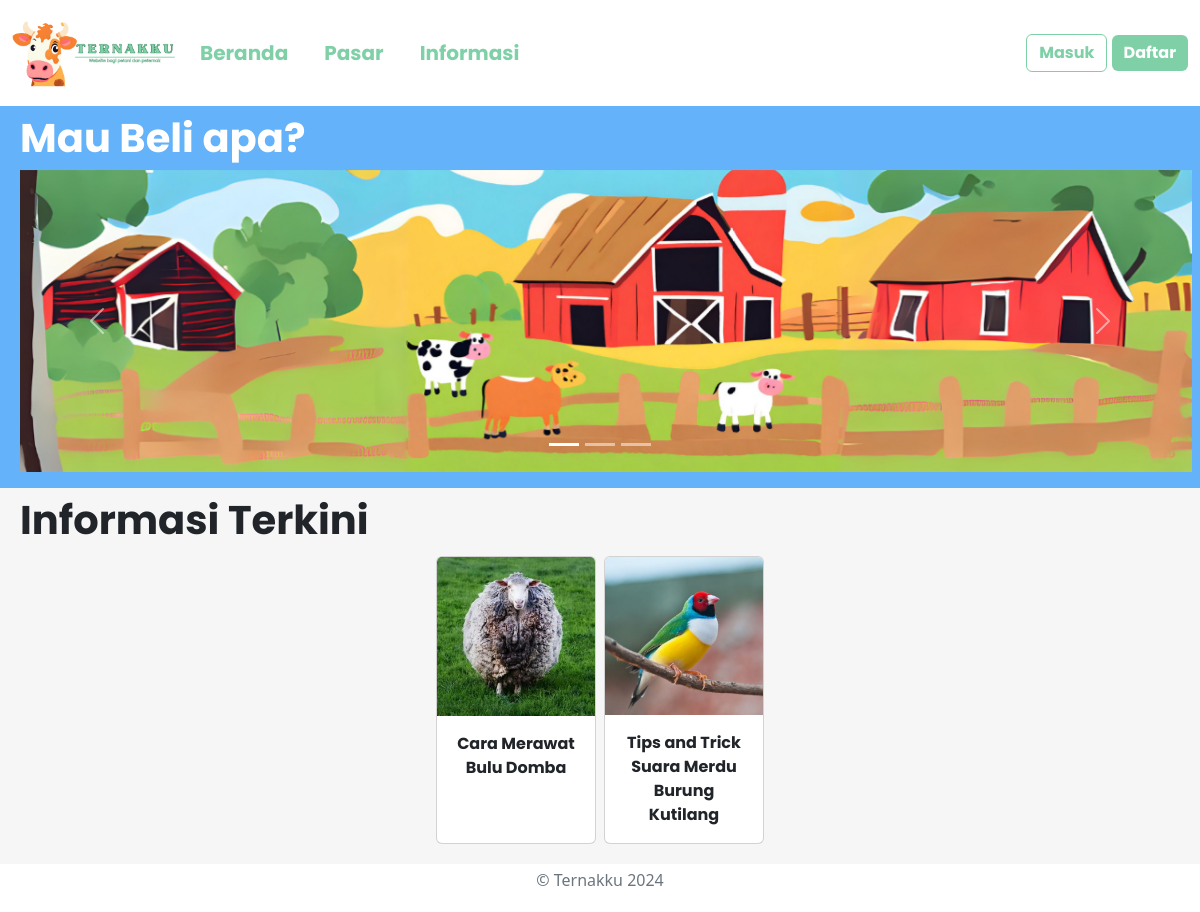
The page / on the database its author committed.
### tables this page shows
CREATE TABLE `tb_info` (
  `id` int(11) NOT NULL,
  `user` varchar(255) NOT NULL,
  `judul` varchar(255) NOT NULL,
  `deskripsi` text NOT NULL,
  `foto` varchar(255) NOT NULL
);

### index.php (the view, shortened to what this page needs)
<?php
$connect = koneksi();
?>
<!doctype html>
<html lang="en">
<head>
    <link href="https://cdn.jsdelivr.net/npm/bootstrap@5.2.3/dist/css/bootstrap.min.css" rel="stylesheet">
    <link rel="stylesheet" href="Assets/CSS/main.css">
</head>
<body>
    <nav class="navbar navbar-expand-lg">
        <div class="container-fluid">
            <a class="navbar-brand d-none d-md-none d-lg-block" href="#">
                <img src="Assets/Photos/logo_navbar.png" class="img-fluid" alt="Ternakku" width="164">
            </a>
            <div class="collapse navbar-collapse" id="navbarSupportedContent">
                <ul class="navbar-nav me-auto mb-2 mb-lg-0">
                    <li class="nav-item">
                        <a class="nav-link" aria-current="page" href="#">Beranda</a>
                    </li>
                    <li class="nav-item">
                        <a class="nav-link" href="#" onclick="return cekLogin()">Pasar</a>
                    </li>
                    <li class="nav-item">
                        <a class="nav-link" href="#" onclick="return cekLogin()">Informasi</a>
                    </li>
                </ul>
                <form class="d-flex justify-content-end">
                    <div id="btn-navbar">
                        <button class="btn btn-outline-primary" type="button" style="border-color: #7FD0A7; color: #7FD0A7; font-family: POPPINBOLD;" data-bs-toggle="modal" data-bs-target="#modalMasuk">Masuk</button>
                        <button class="btn btn-primary" type="button" style="background-color: #7FD0A7;font-family: POPPINBOLD; border: none;" data-bs-toggle="modal" data-bs-target="#modalDaftar">Daftar</button>
                    </div>
                </form>
            </div>
        </div>
    </nav>
    <div class="container-xxl p-2 pb-3 custom-bg" style="background-color: #64B2FA; color: white;">
        <div class="container-fluid">
            <h1>Mau Beli apa?</h1>
        </div>
        <div id="carouselExampleIndicators" class="carousel slide" data-bs-ride="true">
            <div class="carousel-indicators">
                <button type="button" data-bs-target="#carouselExampleIndicators" data-bs-slide-to="0" class="active" aria-current="true" aria-label="Slide 1"></button>
                <button type="button" data-bs-target="#carouselExampleIndicators" data-bs-slide-to="1" aria-label="Slide 2"></button>
                <button type="button" data-bs-target="#carouselExampleIndicators" data-bs-slide-to="2" aria-label="Slide 3"></button>
            </div>
            <div class="carousel-inner">
                <div class="container-fluid text-center">
                    <div class="carousel-item active" data-bs-interval="1000">
                        <img src="Assets/Photos/1.png" class="d-block vw-100">
                    </div>
                </div>
                <button class="carousel-control-prev" type="button" data-bs-target="#carouselExampleIndicators" data-bs-slide="prev">
                    <span class="carousel-control-prev-icon" aria-hidden="true"></span>
                </button>
                <button class="carousel-control-next" type="button" data-bs-target="#carouselExampleIndicators" data-bs-slide="next">
                    <span class="carousel-control-next-icon" aria-hidden="true"></span>
                </button>
            </div>
        </div>
    </div>
    <div class="container-fluid p-2 pb-3" style="background-color: #F6F6F6;">
        <div class="container-fluid">
            <h1>Informasi Terkini</h1>
        </div>
        <div class="container-fluid justify-content-center">
            <div class="row row-cols-2 row-cols-md-3 justify-content-center">
                <?php
                $query = "SELECT * FROM tb_info LIMIT 6";
                $result = mysqli_query($connect, $query);
                if (mysqli_num_rows($result) > 0) {
                    while ($row = mysqli_fetch_assoc($result)) {
                        $judul = $row['judul'];
                        $foto = str_replace('../Users', 'Users', $row['foto']);
                        echo '<div class="card px-0 m-1" style="width: 10rem;">';
                        echo '<a href="#" onclick="return cekLogin()">';
                        echo '<img src="' . $foto . '" class="card-img-top" alt="...">';
                        echo '</a>';
                        echo '<div class="card-body">';
                        echo '<p class="card-text mb-0 card-judul">' . $judul . '</p>';
                        echo '</div>';
                        echo '</div>';
                    }
                } else {
                    echo "Tidak ada data.";
                }
                ?>
            </div>
        </div>
    </div>
    <div class="container-fluid">
        <footer class="p-1 y-1">
            <p class="class= text-center text-muted">© Ternakku 2024</p>
        </footer>
    </div>
</body>
</html>

### Assets/CSS/main.css (style rules this page uses)
.nav-link { font-size: 20px; color: #7fd0a7; }
.nav-item { margin-right: 20px; }
.card-judul { text-align: center; }
.nav-link, .container-fluid h1, .container-fluid .text-start, .modal-title, .card-judul, .col-deskripsi h2, h3, .text-jual h1, .col-deskripsi h6, .text-bayar h2 { font-family: POPPINBOLD; }

### rows shown on the page
tb_info: foto (picture), judul "Cara Merawat Bulu Domba"
tb_info: foto (picture), judul "Tips and Trick Suara Merdu Burung Kutilang"
